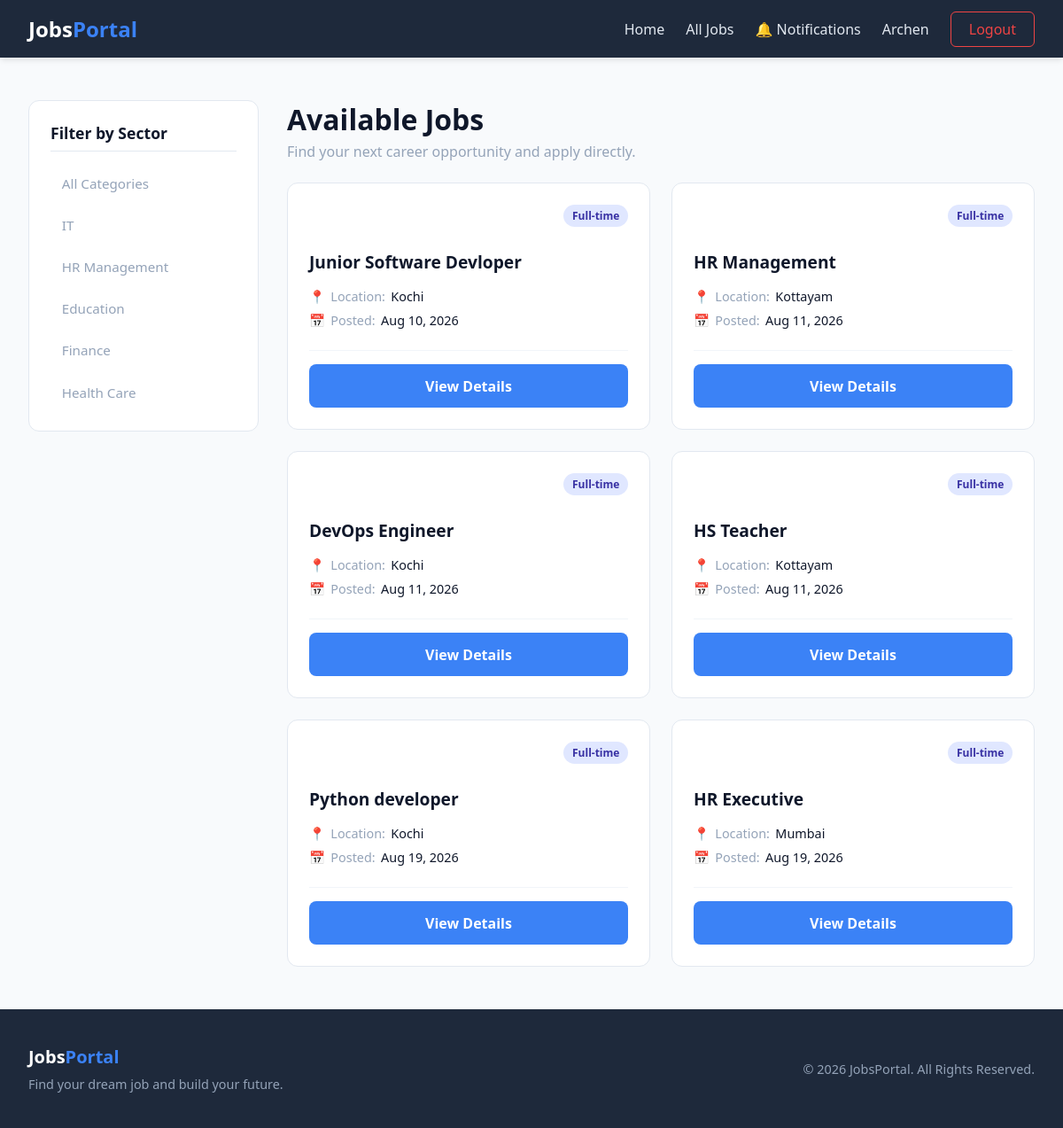
The page /all-jobs (signed in) on the database as committed earlier.
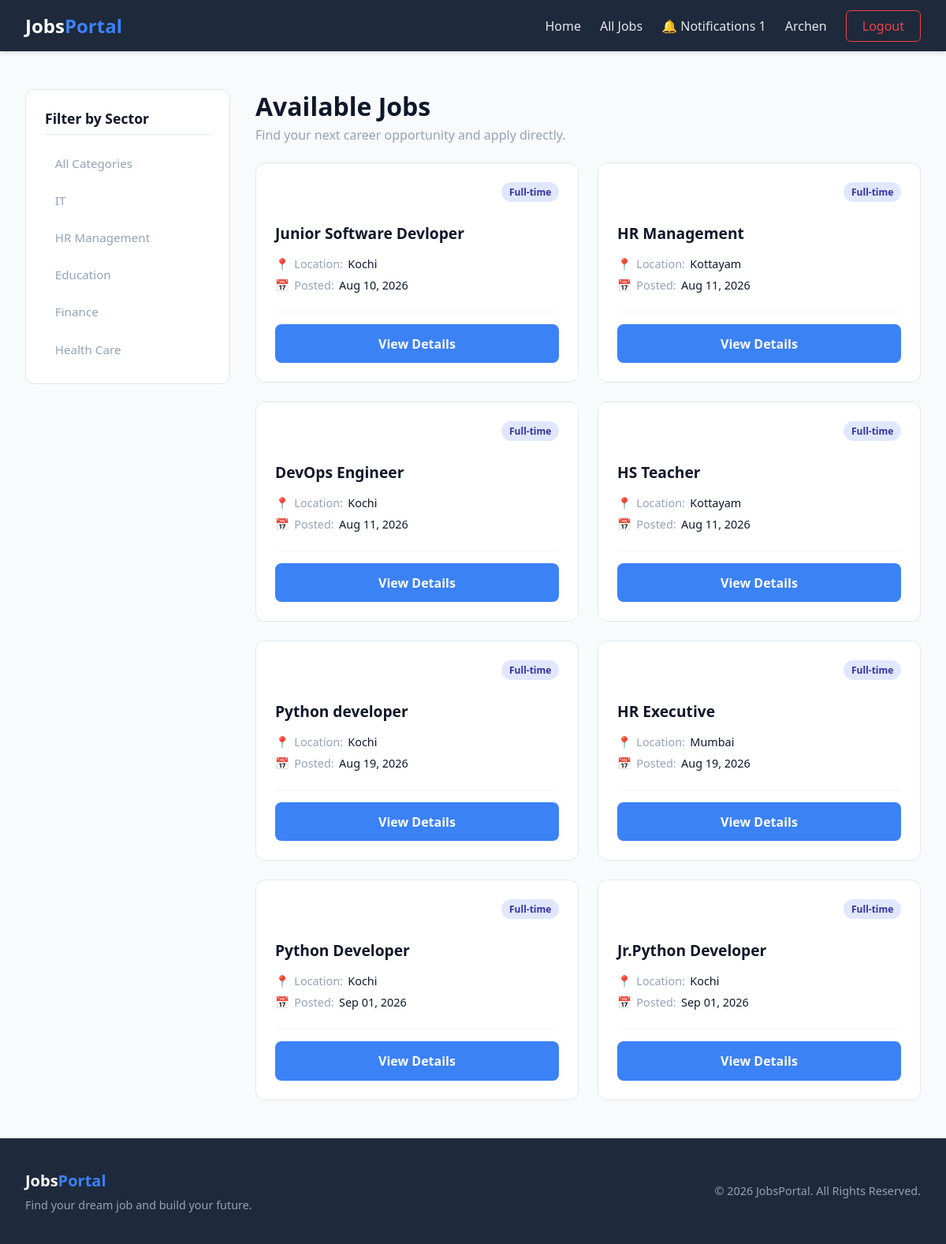
The same page on the database as committed later.
### jobs/models.py (models this page shows, shortened)
class Sectors(models.Model):
    name=models.CharField(max_length=50)

class Jobs(models.Model):
    title=models.CharField(max_length=100)
    sector=models.ForeignKey(Sectors,on_delete=models.CASCADE)
    company=models.ForeignKey(Company,on_delete=models.CASCADE)
    location=models.CharField(max_length=50)
    description=models.TextField()
    salary=models.CharField(max_length=50)
    post_date=models.DateField(auto_now_add=True)
    slug=models.SlugField(blank=True)
    is_active=models.BooleanField(default=True)
    end_date=models.DateField()

### jobs/views.py (the view)
# urls.py: path("all-jobs",views.allJobs,name="all_jobs"),
@login_required
def allJobs(request, sector=None):
    if sector:
        job_posts = Jobs.objects.select_related("sector").filter(sector_id=sector,is_active=True)
    else:
        job_posts = Jobs.objects.select_related("sector").filter(is_active=True)
    return render(request, "all-jobs.html",{"jobs": job_posts})

### jobs/context_processors.py (called while the page is built)
def allSectors(request):
    all_sectors=Sectors.objects.all()
    return dict(sectors=all_sectors)

def notification_count(request):
    if request.user.is_authenticated and not request.user.is_superuser:
        count = Notification.objects.filter(user=request.user, is_read=False).count()
        return { "notification_count": count}
    return {"notification_count": 0}

### templates/all-jobs.html (shortened to what this page needs)
{% extends 'base.html' %}
{% load static %}
{% block extra_css %}
    <link rel="stylesheet" href="{% static 'css/styles.css' %}">
{% endblock %}
{% block content %}
<div class="jobs-page-layout">
    <aside class="sidebar-filter">
        <div class="filter-card">
            <h3>Filter by Sector</h3>
            <ul class="sector-list">
                <li>
                    <a href="{% url 'all_jobs' %}" class="sector-link">All Categories</a>
                </li>
                {% for sector in sectors %}
                <li>
                    <a href="{% url 'jobs_by_category' sector.id %}" class="sector-link">
                        {{ sector.name }}
                    </a>
                </li>
                {% endfor %}
            </ul>
        </div>
    </aside>
    <main class="jobs-main-content">
        <div class="jobs-header">
            <h1>Available Jobs</h1>
            <p>Find your next career opportunity and apply directly.</p>
        </div>
        <section class="jobs-section">
            {% if jobs %}
            <div class="jobs-grid">
                {% for job in jobs %}
                <div class="job-card">
                    <div class="job-card-header">
                        <span class="job-badge">Full-time</span>
                    </div>
                    <h3 class="job-title">{{ job.title }}</h3>
                    <div class="job-meta">
                        <div class="meta-item">
                            <span class="meta-icon">📍</span>
                            <span class="meta-label">Location:</span>
                            <span class="meta-value">{{ job.location }}</span>
                        </div>
                        <div class="meta-item">
                            <span class="meta-icon">📅</span>
                            <span class="meta-label">Posted:</span>
                            <span class="meta-value">{{ job.post_date|date:"M d, Y" }}</span>
                        </div>
                    </div>
                    <div class="job-card-footer">
                        <a href="{% url 'job_detail' job.id %}" class="btn-primary btn-block">View Details</a>
                    </div>
                </div>
                {% endfor %}
            </div>
            {% endif %}
        </section>
    </main>
</div>
{% endblock %}

### templates/base.html (shortened to what this page needs)
{% load static %}
<!DOCTYPE html>
<html lang="en">
<head>
    <link rel="stylesheet" href="{% static 'css/base.css' %}">
    {% block extra_css %}{% endblock %}
</head>
<body>
    <nav class="navbar">
        <div class="nav-container">
            <a href="{% url 'home' %}" class="logo">
                Jobs<span>Portal</span>
            </a>
            <ul class="nav-menu">
                <li>
                    <a href="{% url 'home' %}">
                        Home
                    </a>
                </li>
                {% if user.is_authenticated %}
                    <li>
                        <a href="{% url 'all_jobs' %}">
                            All Jobs
                        </a>
                    </li>
                    {% if not user.is_superuser %}
                        <li>
                            <a href="{% url 'notifications' %}">
                                🔔 Notifications
                                {% if notification_count > 0 %}
                                    <span class="notification-badge">
                                        {{ notification_count }}
                                    </span>
                                {% endif %}
                            </a>
                        </li>
                    {% endif %}
                    {% if user.is_superuser %}
                        <li>
                            <a href="{% url 'admin_dashboard' %}"
                               class="user-link">
                                {{ user.username }}
                            </a>
                        </li>
                    {% else %}
                        <li>
                            <a href="{% url 'user_dashboard' %}"
                               class="user-link">
                                {{ user.first_name }}
                            </a>
                        </li>
                    {% endif %}
                    <li>
                        <a href="{% url 'logout' %}"
                           class="btn-logout">
                            Logout
                        </a>
                    </li>
                {% endif %}
            </ul>
        </div>
    </nav>
    <main class="main-content">
        {% block content %}
        {% endblock %}
    </main>
    <footer class="footer">
        <div class="footer-container">
            <div class="footer-brand">
                <h3>
                    Jobs<span>Portal</span>
                </h3>
                <p>
                    Find your dream job and build your future.
                </p>
            </div>
            <div class="footer-copyright">
                <p>
                    &copy; 2026 JobsPortal. All Rights Reserved.
                </p>
            </div>
        </div>
    </footer>
</body>
</html>

Rows that differ between the two databases and show on the page:
added Jobs: title "Python Developer", location "Kochi", post_date "Sep 01, 2026"
added Jobs: title "Jr.Python Developer", location "Kochi", post_date "Sep 01, 2026"
Other text that changed with them:
{{ notification_count }}: (not shown) → "1"
